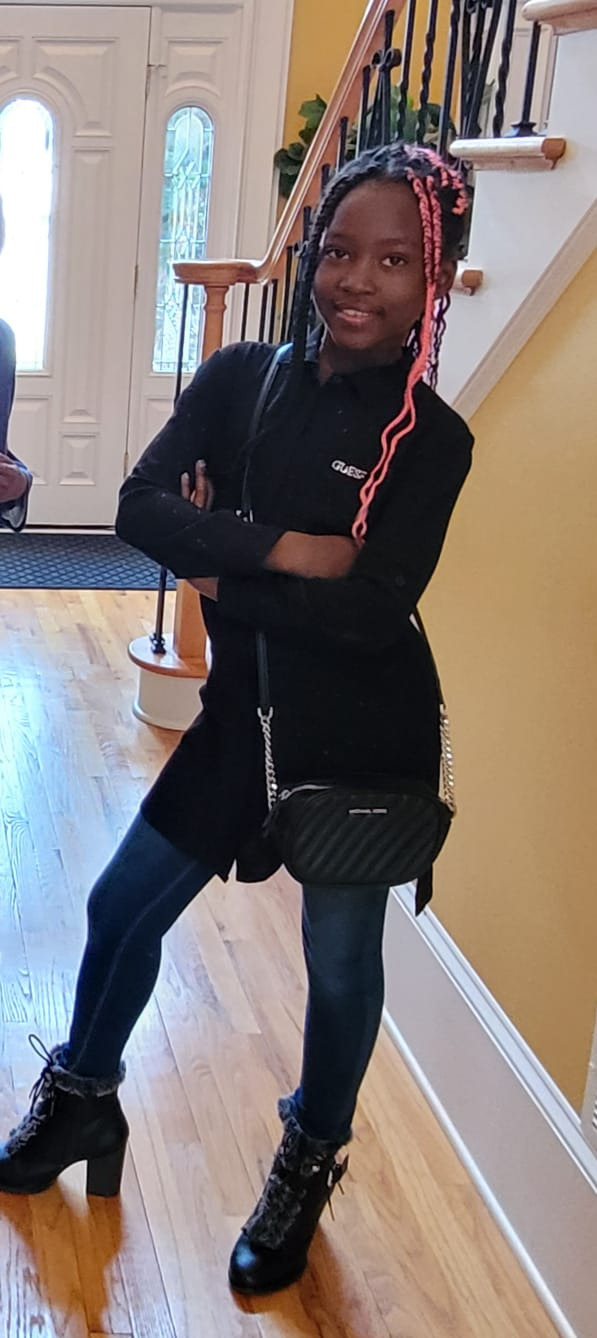
#> input picture test/michelle.jpeg, 597 x 1338 px
$ python Image_SVD.py
#> lines starting #> are read from the running program, lines starting #| are printed output that depends on the picture

from matplotlib.image import imread
import matplotlib.pyplot as plt
import numpy as np

plt.rcParams['figure.figsize'] = [16, 8]


def plot_image(image, image_title, plot_type = 'image', singular_values = None):
    if plot_type == 'image':
        img = plt.imshow(256 - image)
        img.set_cmap('gray')
        plt.axis('off')
    elif plot_type == 'singular_values':
        plt.figure(1)
        plt.semilogy(singular_values)

        plt.figure(2)
        plt.plot(np.cumsum(singular_values / np.sum(singular_values)))

    plt.title(f'{image_title}')
    plt.show()


def decompose(image):
    """

    :param image: jpeg -> image to decompose
    :return: tuple -> tuple of matrices
    """
    image = np.mean(image, -1) # convert RGB to grayscale
    U, S, VT = np.linalg.svd(image, full_matrices=False) # performing singular value decomposition
    S = np.diag(S)

    return U, S, VT


def plot_decompose(image, r, plot_type=None):
    U, S, VT = decompose(image)
    ImageApprox = U[:,:r] @ S[0:r,:r] @ VT[:r,:]
    img_title = f'r = {r}'
    if plot_type:
        plot_image(ImageApprox, r)
    else:
        plot_image(image=ImageApprox, plot_type='singular_values', image_title=img_title, singular_values=S)


if __name__ == '__main__':
    A = imread('../test/michelle.jpeg')
#> A is the input picture: shape (1338, 597, 3); mean R, G, B 133.7, 122.9, 119
    print(A.shape)
#| (1338, 597, 3)
    for r in [20, 50, 100, 200]:
        plot_decompose(A, r, 'image')
#> this loop made 4 passes
#> pass 1, in decompose, `image = np.mean(image, -1)`:
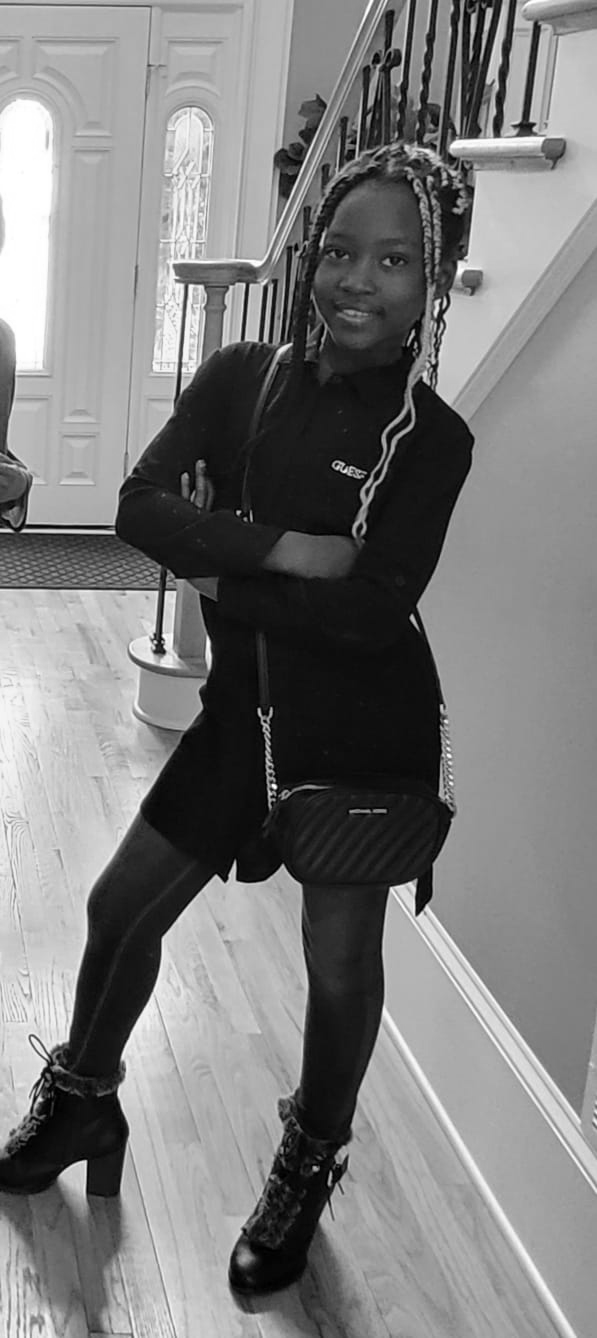
#> image: shape (1338, 597) float64; min 0, max 255, mean 125.2
#> pass 1, in decompose, `U, S, VT = np.linalg.svd(image, full_matrices=False)`:
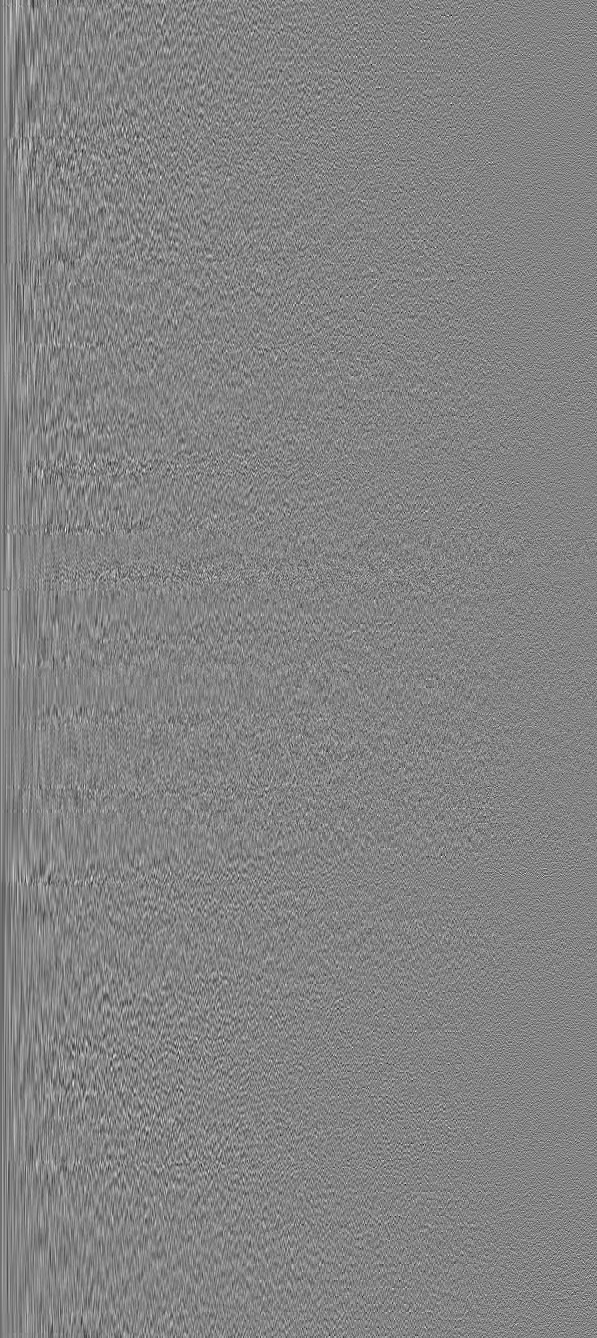
#> U: shape (1338, 597) float64; min -0.185, max 0.173, mean -4.59e-05; drawn with min black and max white
#> pass 1, in decompose, `U, S, VT = np.linalg.svd(image, full_matrices=False)`:
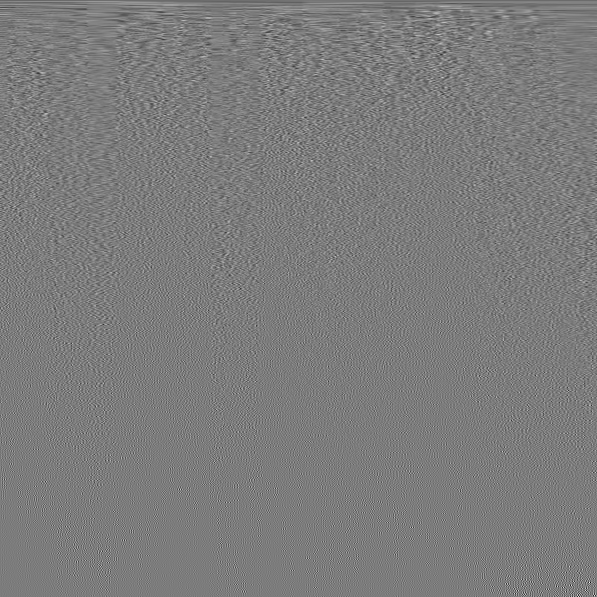
#> VT: shape (597, 597) float64; min -0.349, max 0.366, mean -4.62e-05; drawn with min black and max white
#> pass 1, in plot_image, `plt.show()`:
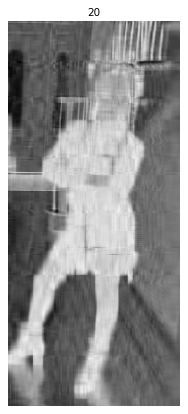
#> figure drawn by matplotlib, 1 panel
#> pass 2, in plot_image (call 2), `plt.show()`:
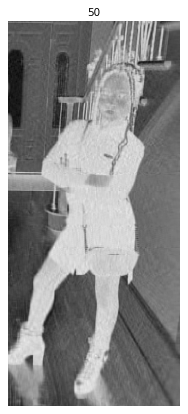
#> figure drawn by matplotlib, 1 panel
